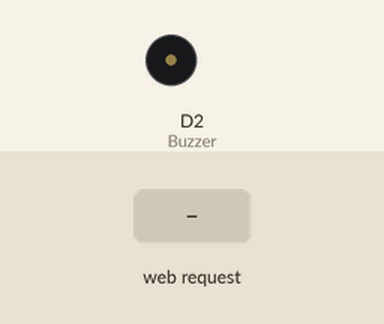
Bench run of a sketch on a simulated ESP8266 (NodeMCU). On the bench: buzzer (waves = sounding). The test bench sets the inputs (shaded band). WiFi joins after 1.5 s; servers stay silent unless stated; what the sketch prints to the serial monitor is not drawn.

Above: at 2.7 s.
2.8 s: HTTP request GET /do received
At 3.85 s:
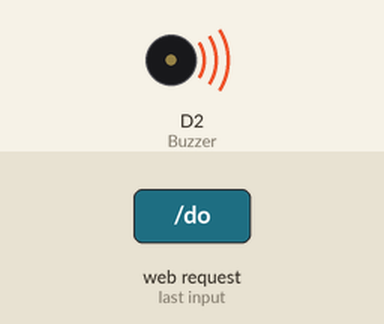
5.4 s: HTTP request GET /re received
At 7.2 s:
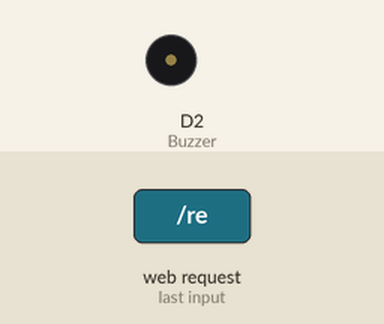
7.9 s: HTTP request GET /mi received
At 10.4 s:
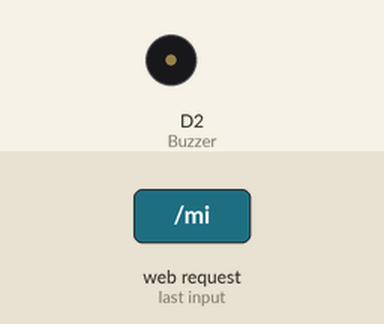
Timing chart, 0 to 11.9 s (numbered marks = the images above; inputs shaded):
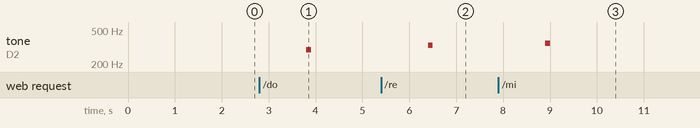

Measured:
- after the input at 2.8 s, tone on D2 (Buzzer): silent → 294 Hz after 1.0 s, → silent 0.10 s later
- after the input at 5.4 s, tone on D2 (Buzzer): silent → 330 Hz after 1.0 s, → silent 0.10 s later
- after the input at 7.9 s, tone on D2 (Buzzer): silent → 349 Hz after 1.0 s, → silent 0.10 s later

The sketch:

BUZZER_POST.ino
```cpp
#include <ESP8266WiFi.h>
#define Buzzer D2

const char* ssid = "SMART324_3";
const char* password = "76543210";

int tones[] = {261, 294, 330, 349, 392, 440, 494, 523};
int numTones = 8;

WiFiServer server(80);


// 변수 지정
int LED_pin = 16;
int turn_on = 0;
int turn_off = 1;

IPAddress ip;
void setup() {

  Serial.begin(115200);
  delay(10);

  pinMode(Buzzer, OUTPUT);


  // Connect to WiFi network

  Serial.println();
  Serial.println();
  Serial.print("Connecting to ");
  Serial.println(ssid);

  WiFi.begin(ssid, password);

  while (WiFi.status() != WL_CONNECTED) {
    delay(500);
    Serial.print(".");
  }

  Serial.println("");
  Serial.println("WiFi connected");


  // Start the server
  server.begin();
  Serial.println("Server started");


  // Print the IP address
  Serial.print("Use this URL to connect: ");
  Serial.print("http://");
  Serial.print(WiFi.localIP());
  Serial.println("/");
}


void loop() {

  // Check if a client has connected
  WiFiClient client = server.available();
  if (!client) {
    return;
  }

  // Wait until the client sends some data
  Serial.println("new client");
  while (!client.available()) {
    delay(1);
  }

  // Read the first line of the request
  String request = client.readStringUntil('\r');
  String post1 = client.readString();
  Serial.println(request);
  client.flush();

  // Match the request
  int value = turn_off;
  if (request.indexOf("do") != -1)  {
    Serial.print("do");
    music(1);
  }

  if (request.indexOf("re") != -1)  {
    Serial.print("re");
    music(2);
  }
  if (request.indexOf("mi") != -1)  {
    Serial.print("mi");
    music(3);
  }
  if (request.indexOf("pa") != -1)  {
    Serial.print("pa");
    music(4);
  }
  if (request.indexOf("sol") != -1)  {
    Serial.print("sol");
    music(5);
  }
  if (request.indexOf("ra") != -1)  {
    Serial.print("ra");
    music(6);
  }
  if (request.indexOf("si") != -1)  {
    Serial.print("si");
    music(7);
  }

  // Return the response
  client.println("HTTP/1.1 200 OK");
  client.println("Content-Type: text/html");
  client.println(""); //  do not forget this one
  client.println("<!DOCTYPE HTML>");
  client.println("<html>");


  client.println("<br><br>");
  //포스트 방식 으로 보내기.
  client.println("<form action='\r' method='post'>");
  client.println("  <input type='submit' name='/do\' value='do'> ");
  client.println("  <input type='submit' name='/re\' value='re'> ");
  client.println("  <input type='submit' name='/mi\' value='mi'> ");
  client.println("  <input type='submit' name='/pa\' value='pa'> ");
  client.println("  <input type='submit' name='/sol\' value='sol'> ");
  client.println("  <input type='submit' name='/ra\' value='ra'> ");
  client.println("  <input type='submit' name='/si\' value='si'> ");

  client.println("</form>");
  client.print("<script>");
  client.print(" document.write(\"Hello java Script World!!! \");");
  client.print("</script>");

  client.println("</html>");

  delay(1);
  Serial.println("Client disconnected");
  Serial.println("");
}
void music(int mdata)
{
  tone(Buzzer, tones[mdata]);
  delay(100);
  noTone(Buzzer);
}
```
